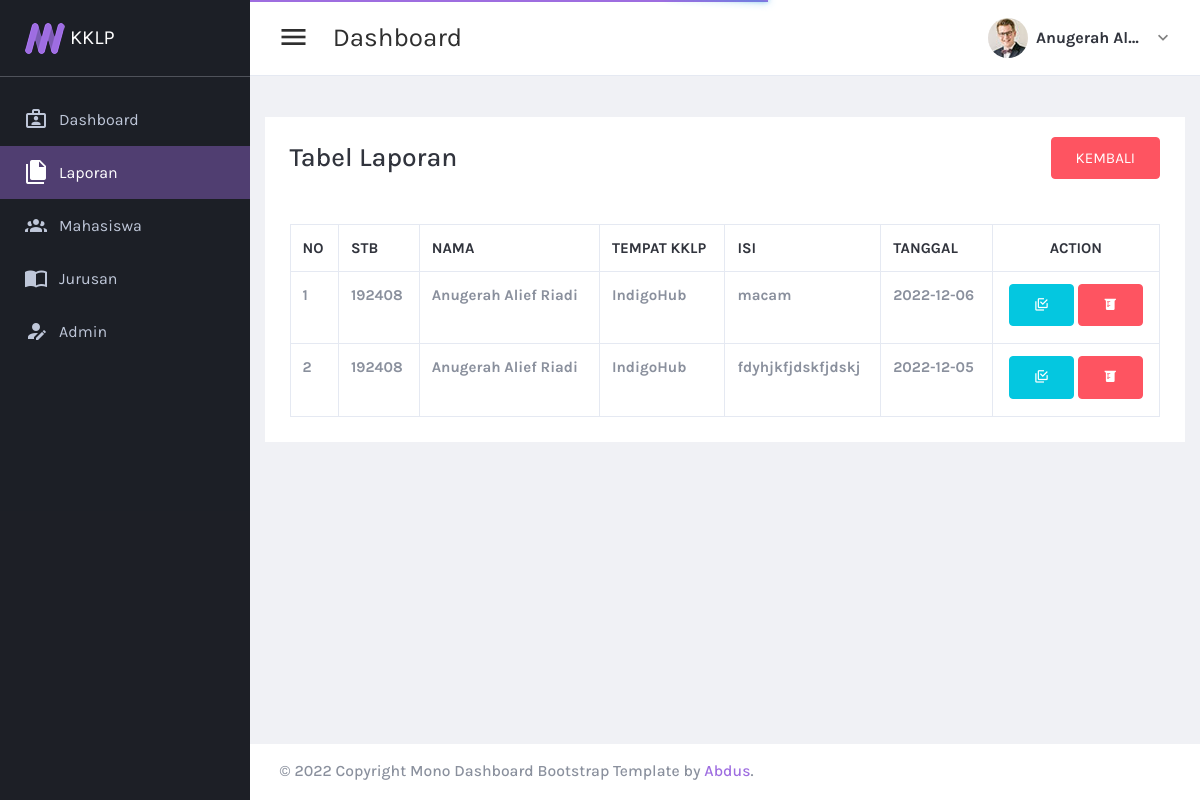
Page /lprn-ver.php (signed in) on the committed database.
### tables this page shows
CREATE TABLE `lprn` (
  `id_laporan` int(11) NOT NULL,
  `id_mahasiswa` int(11) NOT NULL,
  `isi` text NOT NULL,
  `tgl` date NOT NULL,
  `status` enum('konfirm','send') NOT NULL
);

CREATE TABLE `mahasiswa` (
  `id_mahasiswa` int(11) NOT NULL,
  `id_jurusan` int(11) NOT NULL,
  `stb` int(11) NOT NULL,
  `nama` varchar(50) NOT NULL,
  `tempat_kklp` varchar(50) NOT NULL
);

### lprn-ver.php (the view, shortened to what this page needs)
<?php
  include 'koneksi.php';
?>
<!DOCTYPE html>
<html lang="en" dir="ltr">
  <head>
  <link href="plugins/material/css/materialdesignicons.min.css" rel="stylesheet" />
  <link href="plugins/simplebar/simplebar.css" rel="stylesheet" />
  <link href="plugins/nprogress/nprogress.css" rel="stylesheet" />
  <link href="plugins/DataTables/DataTables-1.10.18/css/jquery.dataTables.min.css" rel="stylesheet" />
  <link href="plugins/jvectormap/jquery-jvectormap-2.0.3.css" rel="stylesheet" />
  <link href="plugins/daterangepicker/daterangepicker.css" rel="stylesheet" />
  <link href="https://cdn.quilljs.com/1.3.6/quill.snow.css" rel="stylesheet">
  <link href="plugins/toaster/toastr.min.css" rel="stylesheet" />
  <link id="main-css-href" rel="stylesheet" href="css/style.css" />
</head>
  <body class="navbar-fixed sidebar-fixed" id="body">
    <div class="wrapper">
        <aside class="left-sidebar sidebar-dark" id="left-sidebar">
          <div id="sidebar" class="sidebar sidebar-with-footer">
            <div class="app-brand">
              <a href="/index.html">
                <img src="images/logo.png" alt="Mono">
                <span class="brand-name">KKLP</span>
              </a>
            </div>
            <div class="sidebar-left" data-simplebar style="height: 100%;">
              <ul class="nav sidebar-inner" id="sidebar-menu">
                <li>
                    <a class="sidenav-item-link" href="dashboard.php">
                      <i class="mdi mdi-briefcase-account-outline"></i>
                      <span class="nav-text">Dashboard</span>
                    </a>
                  </li>
                  <li class="active">
                    <a class="sidenav-item-link" href="laporan.php">
                      <i class="mdi mdi-file-multiple"></i>
                      <span class="nav-text">Laporan</span>
                    </a>
                  </li>
                  <li>
                    <a class="sidenav-item-link" href="mahasiswa.php">
                      <i class="mdi mdi-account-group"></i>
                      <span class="nav-text">Mahasiswa</span>
                    </a>
                  </li>
                  <li>
                    <a class="sidenav-item-link" href="jurusan.php">
                      <i class="mdi mdi-book-open-variant"></i>
                      <span class="nav-text">Jurusan</span>
                    </a>
                  </li>
                  <li>
                    <a class="sidenav-item-link" href="user.php">
                      <i class="mdi mdi-account-edit"></i>
                      <span class="nav-text">Admin</span>
                    </a>
                </li>
          </div>
        </aside>
      <div class="page-wrapper">
          <header class="main-header" id="header">
            <nav class="navbar navbar-expand-lg navbar-light" id="navbar">
              <button id="sidebar-toggler" class="sidebar-toggle">
              </button>
              <span class="page-title">dashboard</span>
              <div class="navbar-right ">
                <ul class="nav navbar-nav">
                  <li class="dropdown user-menu">
                    <button class="dropdown-toggle nav-link" data-toggle="dropdown">
                      <img src="images/user/user-xs-01.jpg" class="user-image rounded-circle" alt="User Image" />
                      <span class="d-none d-lg-inline-block"><?php echo $_SESSION['username']; ?></span>
                    </button>
                  </li>
                </ul>
              </div>
            </nav>
          </header>
        <div class="content-wrapper">
          <div class="content">
                <div class="row" style="background-color:white;">
                    <table style="width: 100%;">
                        <tr>
                            <td>
                                <h3 class="m-5">Tabel Laporan</h3>
                            </td>
                            <td align="right">
                                <a href="laporan.php" class="btn btn-danger mr-5">Kembali</a>
                            </td>
                        </tr>
                    </table>
                    <table class="table table-bordered m-5">
                    <thead>
                        <tr>
                        <th scope="col">No</th>
                        <th scope="col">Stb</th>
                        <th scope="col">Nama</th>
                        <th scope="col">Tempat KKLP</th>
                        <th scope="col">Isi</th>
                        <th scope="col">Tanggal</th>
                        <th class="text-center">Action</th>
                        </tr>
                    </thead>
                    <tbody>
                      <?php
                          $no=1;
                          $laporan = mysqli_query($koneksi,"SELECT * FROM lprn INNER JOIN mahasiswa ON lprn.id_mahasiswa = mahasiswa.id_mahasiswa WHERE lprn.status = 'send' ");
                          while($data = mysqli_fetch_array($laporan)): ?>
                        <tr>
                        <th scope="col"><?= $no++; ?></th>
                        <th scope="col"><?= $data['stb']; ?></th>
                        <th scope="col"><?= $data['nama'];?></th>
                        <th scope="col"><?= $data['tempat_kklp']; ?></th>
                        <th scope="col"><?= $data['isi']; ?></th>
                        <th scope="col"><?= $data['tgl']; ?></th>
                        <th class="text-center">
                          <a href="laporan.php?pesan=confir&&id=<?= $data['id_laporan'];?>" onclick="return confirm('yakin ingin konfirmasi laporan?')" class="btn btn-info mb-1"><i class="mdi mdi-checkbox-multiple-marked-outline"></i></a>
                          <a href="laporan.php?pesan=hapus&&id=<?= $data['id_laporan'];?>" onclick="return confirm('yakin ingin hapus data?')" class="btn btn-danger mb-1"><i class="mdi mdi-beaker"></i></a>
                        </th>
                        </tr>
                        <?php endwhile;?>
                    </tbody>
                    </table>
                  </div>
        </div>
        </div>
          <footer class="footer mt-auto">
            <div class="copyright bg-white">
              <p>
                &copy; <span id="copy-year"></span> Copyright Mono Dashboard Bootstrap Template by <a class="text-primary" href="http://www.iamabdus.com/" target="_blank" >Abdus</a>.
              </p>
            </div>
          </footer>
      </div>
    </div>
  </body>
</html>

### rows in the picture
lprn: id_mahasiswa.stb "192408", id_mahasiswa.nama "Anugerah Alief Riadi", id_mahasiswa.tempat_kklp "IndigoHub", isi "macam", tgl "2022-12-06"
lprn: id_mahasiswa.stb "192408", id_mahasiswa.nama "Anugerah Alief Riadi", id_mahasiswa.tempat_kklp "IndigoHub", isi "fdyhjkfjdskfjdskj", tgl "2022-12-05"

### other values in the picture
$_SESSION['username'] "Anugerah Al…"
